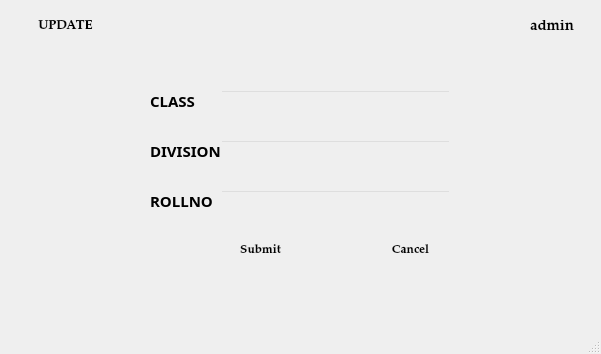
<?xml version="1.0" encoding="UTF-8"?>
<ui version="4.0">
 <class>mod3</class>
 <widget class="QMainWindow" name="mod3">
  <property name="geometry">
   <rect>
    <x>0</x>
    <y>0</y>
    <width>601</width>
    <height>354</height>
   </rect>
  </property>
  <property name="windowTitle">
   <string>MainWindow</string>
  </property>
  <widget class="QWidget" name="centralwidget">
   <widget class="QLabel" name="invalid">
    <property name="geometry">
     <rect>
      <x>150</x>
      <y>350</y>
      <width>251</width>
      <height>31</height>
     </rect>
    </property>
    <property name="font">
     <font>
      <family>MS Sans Serif</family>
     </font>
    </property>
    <property name="styleSheet">
     <string notr="true">color: rgb(255, 3, 3);</string>
    </property>
    <property name="text">
     <string/>
    </property>
   </widget>
   <widget class="QLabel" name="label">
    <property name="enabled">
     <bool>true</bool>
    </property>
    <property name="geometry">
     <rect>
      <x>0</x>
      <y>-20</y>
      <width>751</width>
      <height>541</height>
     </rect>
    </property>
    <property name="frameShadow">
     <enum>QFrame::Plain</enum>
    </property>
    <property name="text">
     <string/>
    </property>
    <property name="pixmap">
     <pixmap resource="pic.qrc">:/newPrefix/ttt.jpg</pixmap>
    </property>
   </widget>
   <widget class="QPushButton" name="add">
    <property name="geometry">
     <rect>
      <x>10</x>
      <y>10</y>
      <width>111</width>
      <height>31</height>
     </rect>
    </property>
    <property name="font">
     <font>
      <family>Palatino Linotype</family>
      <pointsize>10</pointsize>
      <weight>75</weight>
      <bold>true</bold>
     </font>
    </property>
    <property name="acceptDrops">
     <bool>false</bool>
    </property>
    <property name="styleSheet">
     <string notr="true">background-color: rgb(255, 255, 255);</string>
    </property>
    <property name="text">
     <string>UPDATE</string>
    </property>
    <property name="checkable">
     <bool>false</bool>
    </property>
    <property name="default">
     <bool>true</bool>
    </property>
    <property name="flat">
     <bool>true</bool>
    </property>
   </widget>
   <widget class="QLabel" name="label_2">
    <property name="geometry">
     <rect>
      <x>500</x>
      <y>10</y>
      <width>31</width>
      <height>31</height>
     </rect>
    </property>
    <property name="text">
     <string/>
    </property>
    <property name="pixmap">
     <pixmap resource="pic.qrc">:/newPrefix/icon.png</pixmap>
    </property>
   </widget>
   <widget class="QLabel" name="label_3">
    <property name="geometry">
     <rect>
      <x>530</x>
      <y>20</y>
      <width>47</width>
      <height>13</height>
     </rect>
    </property>
    <property name="font">
     <font>
      <family>Palatino Linotype</family>
      <pointsize>11</pointsize>
      <weight>75</weight>
      <bold>true</bold>
     </font>
    </property>
    <property name="text">
     <string>admin</string>
    </property>
   </widget>
   <widget class="QLabel" name="label_12">
    <property name="geometry">
     <rect>
      <x>150</x>
      <y>140</y>
      <width>81</width>
      <height>21</height>
     </rect>
    </property>
    <property name="font">
     <font>
      <family>Myriad Pro Light</family>
      <pointsize>11</pointsize>
      <weight>75</weight>
      <bold>true</bold>
     </font>
    </property>
    <property name="text">
     <string>DIVISION </string>
    </property>
   </widget>
   <widget class="QLabel" name="label_13">
    <property name="geometry">
     <rect>
      <x>150</x>
      <y>90</y>
      <width>81</width>
      <height>21</height>
     </rect>
    </property>
    <property name="font">
     <font>
      <family>Myriad Pro Light</family>
      <pointsize>11</pointsize>
      <weight>75</weight>
      <bold>true</bold>
     </font>
    </property>
    <property name="text">
     <string>CLASS       </string>
    </property>
   </widget>
   <widget class="QLabel" name="label_14">
    <property name="geometry">
     <rect>
      <x>150</x>
      <y>190</y>
      <width>81</width>
      <height>21</height>
     </rect>
    </property>
    <property name="font">
     <font>
      <family>Myriad Pro Light</family>
      <pointsize>11</pointsize>
      <weight>75</weight>
      <bold>true</bold>
     </font>
    </property>
    <property name="text">
     <string>ROLLNO  </string>
    </property>
   </widget>
   <widget class="QLineEdit" name="division">
    <property name="geometry">
     <rect>
      <x>220</x>
      <y>140</y>
      <width>231</width>
      <height>21</height>
     </rect>
    </property>
    <property name="styleSheet">
     <string notr="true">background:transparent</string>
    </property>
   </widget>
   <widget class="QLineEdit" name="class_2">
    <property name="geometry">
     <rect>
      <x>220</x>
      <y>90</y>
      <width>231</width>
      <height>21</height>
     </rect>
    </property>
    <property name="styleSheet">
     <string notr="true">background:transparent</string>
    </property>
   </widget>
   <widget class="QLineEdit" name="roll">
    <property name="geometry">
     <rect>
      <x>220</x>
      <y>190</y>
      <width>231</width>
      <height>21</height>
     </rect>
    </property>
    <property name="styleSheet">
     <string notr="true">background:transparent</string>
    </property>
   </widget>
   <widget class="QLabel" name="invalid_2">
    <property name="geometry">
     <rect>
      <x>240</x>
      <y>280</y>
      <width>151</width>
      <height>16</height>
     </rect>
    </property>
    <property name="font">
     <font>
      <family>MS Sans Serif</family>
      <pointsize>10</pointsize>
      <weight>75</weight>
      <bold>true</bold>
     </font>
    </property>
    <property name="styleSheet">
     <string notr="true">color:rgb(238, 0, 0)</string>
    </property>
    <property name="text">
     <string/>
    </property>
   </widget>
   <widget class="QPushButton" name="cancel">
    <property name="geometry">
     <rect>
      <x>370</x>
      <y>240</y>
      <width>81</width>
      <height>21</height>
     </rect>
    </property>
    <property name="font">
     <font>
      <family>Palatino Linotype</family>
      <pointsize>9</pointsize>
      <weight>75</weight>
      <bold>true</bold>
     </font>
    </property>
    <property name="acceptDrops">
     <bool>false</bool>
    </property>
    <property name="styleSheet">
     <string notr="true">background-color: rgb(255, 255, 255);</string>
    </property>
    <property name="text">
     <string>Cancel</string>
    </property>
    <property name="checkable">
     <bool>false</bool>
    </property>
    <property name="default">
     <bool>true</bool>
    </property>
    <property name="flat">
     <bool>true</bool>
    </property>
   </widget>
   <widget class="QPushButton" name="submit">
    <property name="geometry">
     <rect>
      <x>220</x>
      <y>240</y>
      <width>81</width>
      <height>21</height>
     </rect>
    </property>
    <property name="font">
     <font>
      <family>Palatino Linotype</family>
      <pointsize>9</pointsize>
      <weight>75</weight>
      <bold>true</bold>
     </font>
    </property>
    <property name="acceptDrops">
     <bool>false</bool>
    </property>
    <property name="styleSheet">
     <string notr="true">background-color: rgb(255, 255, 255);</string>
    </property>
    <property name="text">
     <string>Submit</string>
    </property>
    <property name="checkable">
     <bool>false</bool>
    </property>
    <property name="default">
     <bool>true</bool>
    </property>
    <property name="flat">
     <bool>true</bool>
    </property>
   </widget>
   <widget class="QLabel" name="invalid_3">
    <property name="geometry">
     <rect>
      <x>220</x>
      <y>210</y>
      <width>231</width>
      <height>31</height>
     </rect>
    </property>
    <property name="font">
     <font>
      <family>MS Shell Dlg 2</family>
      <pointsize>10</pointsize>
      <weight>50</weight>
      <bold>false</bold>
     </font>
    </property>
    <property name="styleSheet">
     <string notr="true">color:rgb(238, 0, 0)
</string>
    </property>
    <property name="text">
     <string/>
    </property>
    <property name="alignment">
     <set>Qt::AlignLeading|Qt::AlignLeft|Qt::AlignTop</set>
    </property>
   </widget>
  </widget>
  <widget class="QMenuBar" name="menubar">
   <property name="geometry">
    <rect>
     <x>0</x>
     <y>0</y>
     <width>601</width>
     <height>21</height>
    </rect>
   </property>
  </widget>
  <widget class="QStatusBar" name="statusbar"/>
 </widget>
 <tabstops>
  <tabstop>class_2</tabstop>
  <tabstop>division</tabstop>
  <tabstop>roll</tabstop>
  <tabstop>submit</tabstop>
  <tabstop>cancel</tabstop>
  <tabstop>add</tabstop>
 </tabstops>
 <resources>
  <include location="pic.qrc"/>
 </resources>
 <connections/>
</ui>
